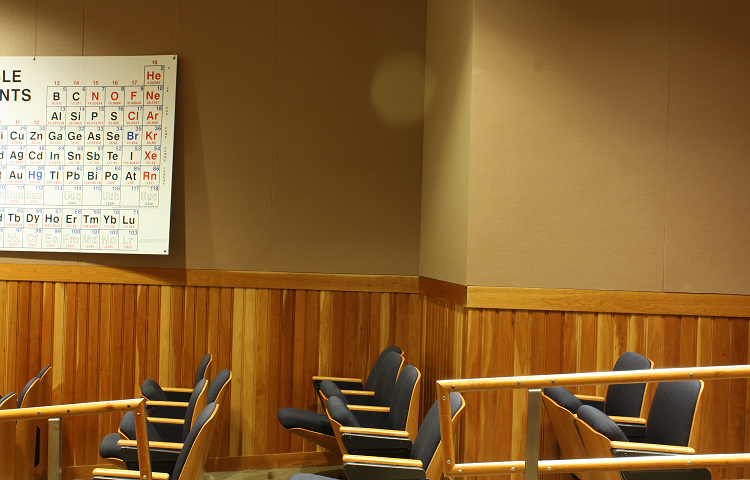
#> input picture Day3/ex3-1_stereo/Disparity/im0.png, 750 x 480 px
$ python ex3-1-1_disparity_map.py
#> lines starting #> are read from the running program, lines starting #| are printed output that depends on the picture
""" Disparity map """
import cv2
import matplotlib.pyplot as plt


""" Load dataset """
img_L = cv2.imread('./Disparity/im0.png', cv2.IMREAD_GRAYSCALE)
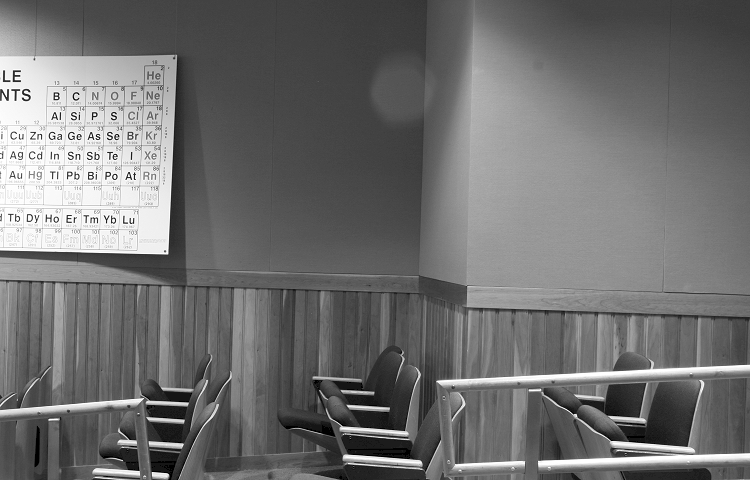
#> img_L: shape (480, 750); min 0, max 255, mean 111.2
img_R = cv2.imread('./Disparity/im1.png', cv2.IMREAD_GRAYSCALE)
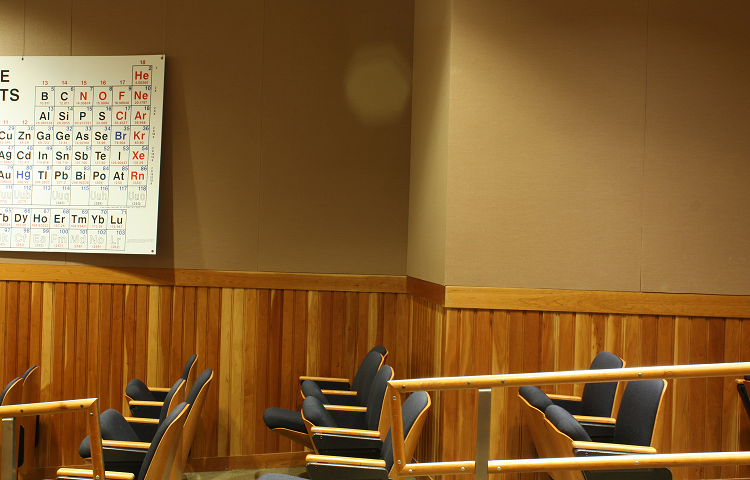
#> input picture Day3/ex3-1_stereo/Disparity/im1.png, 750 x 480 px
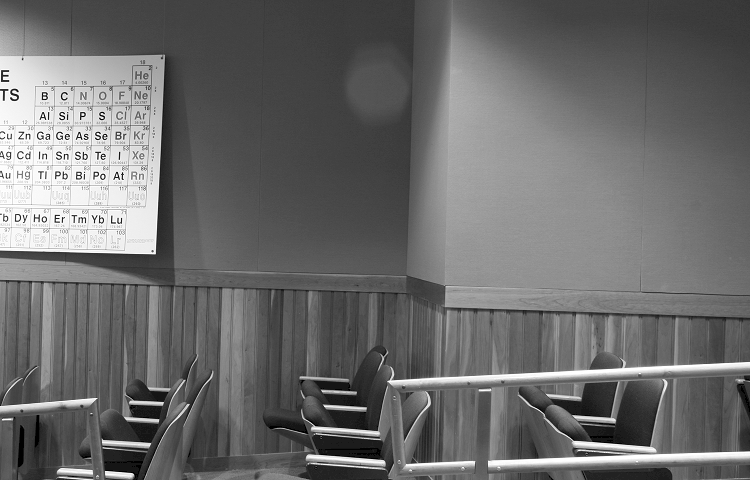
#> img_R: shape (480, 750); min 0, max 255, mean 107.5

plt.subplot(1,3,1), plt.imshow(img_L, 'gray')
plt.subplot(1,3,2), plt.imshow(img_R, 'gray')
plt.show()
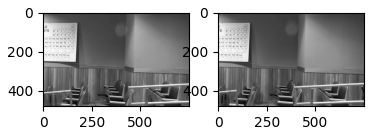
#> figure drawn by matplotlib, 2 panels


""" Create disparity map """
stereo = cv2.StereoBM_create(numDisparities=64, blockSize=15)
disparity = stereo.compute(img_L, img_R)
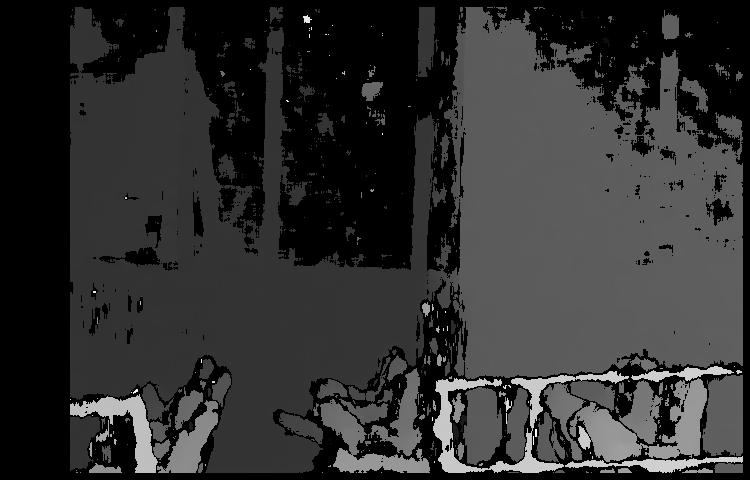
#> disparity: shape (480, 750) int16; min -16, max 1008, mean 179.3; drawn with min black and max white

plt.subplot(1,3,3), plt.imshow(disparity)
plt.show()
